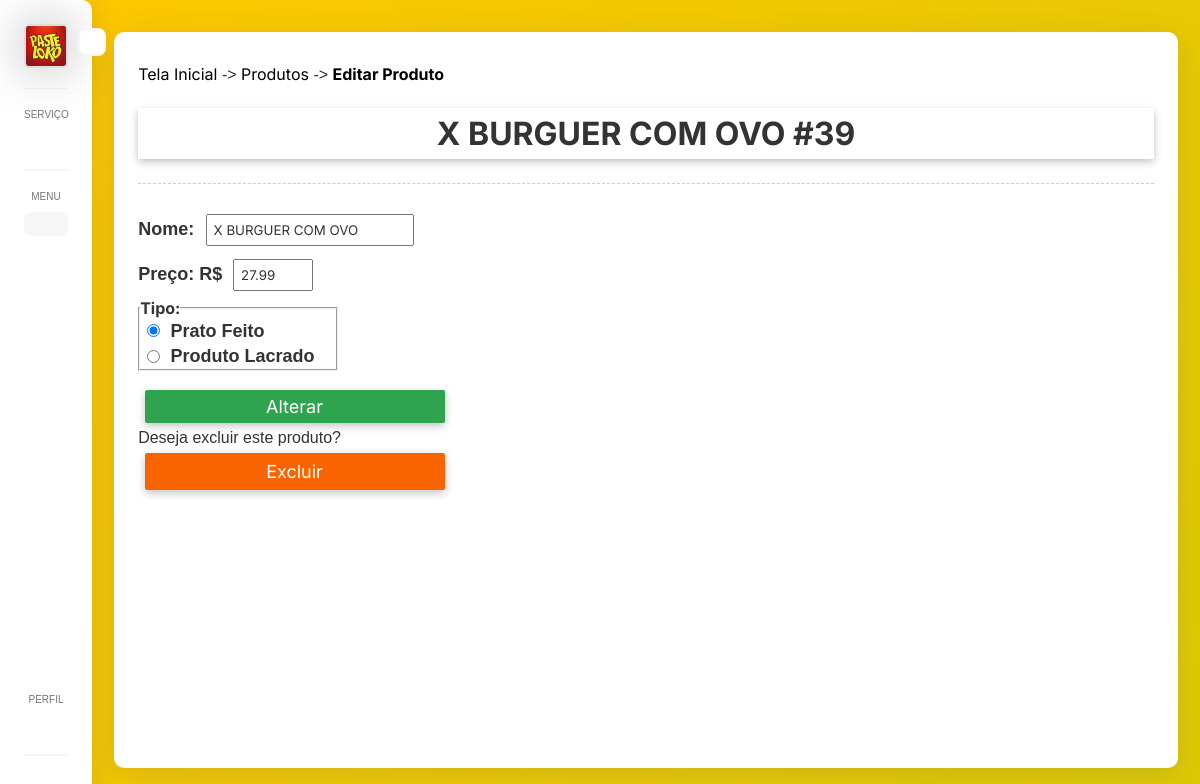
Page /screens/produto/alterar.php?codigo=39 on the committed database.
### tables this page shows
CREATE TABLE `produtos` (
  `codigo` int(11) NOT NULL AUTO_INCREMENT,
  `nome` varchar(45) NOT NULL,
  `preco` decimal(10,2) NOT NULL,
  `tipo` varchar(45) NOT NULL,
  PRIMARY KEY (`codigo`)
);

### db/produto.php (called while the page is built, shortened)
<?php
    include_once("config.php");
    function consultarProdutoPorId($codigo){
        global $pdo;
        $sql = "SELECT * FROM produtos where codigo = :codigo";
        $stm = $pdo->prepare($sql);
        $stm->bindParam(":codigo", $codigo);
        $stm->execute();
        return $stm->fetch(PDO::FETCH_ASSOC);
    }

### screens/produto/index.php (the view, shortened to what this page needs)
<?php
    $cadastrar = basename($_SERVER['PHP_SELF']) === 'cadastrar.php';
?>
<!DOCTYPE html>
<html lang="en">
  <head>
    <link rel="stylesheet" href="/<?=explode('/', $_SERVER['REQUEST_URI'])[1]?>/assets/style.global.css?<?=random_int(100, 999)?>" />
  </head>
  <body>
    <div class="container" style="display: flex;">
        <?php include('../../includes/menu/index.php') ?>
        <div id="pagina" style="display: flex;width: 100%;">
            <div class="background">
               <div class="header-products">
                <p class="product-title"><a class="text-none black" href="#">Tela Inicial</a> -> <a class="text-none black" href="consultar.php">Produtos</a>  -> <span class="bold"><a class="text-none black" href="#"><?= $cadastrar?'Adicionar Produto' : 'Editar Produto' ?></a></span></p>
               </div>
               <div class="titulo-produto">
                    <h1
                    <?php if (!$cadastrar): ?>
                        action="alterar.php"
                    <?php endif; ?>
                    name="fProdutos"
                    data-codigo="<?php echo $resultado['codigo']; ?>"
                    class="fProdutos">
                        <?php echo !$cadastrar ? $resultado['nome'] . " #" . $resultado['codigo'] : 'ADICIONAR PRODUTO'; ?>
                    </h1>
                </div>
               <div class="sublinhado"></div>
               <div class="body-cadastro">
                    <form class="form-alterar-produto" method="POST" action="<?= $cadastrar ? 'cadastrar.php' : 'alterar.php' ?>" name="fProdutos" data-codigo="<?php echo $resultado["codigo"]; ?>" class="fProdutos">
                        <div class="linha1-form">
                            <div>
                                <label for="nome">Nome: </label>
                                <input autocomplete="off" value="<?=$resultado['nome'] ?? ''?>" id="nome" type="text" name="nome" />
                            </div>
                            <div>
                                <label for="preco">Preço: R$</label>
                                <input class="input-preco" autocomplete="off" value="<?=$resultado['preco'] ?? ''?>" placeholder="0.00" id="preco" type="text" name="preco" />
                            </div>
                            <fieldset>
                            <legend for="tipo"><b>Tipo:</b></legend>
                            <div>
                              <input type="radio" id="pratofeito" name="tipo" value="Prato Feito" <?= ($resultado['tipo']??"") === "Prato Feito" ? 'checked' : '' ?>/>
                              <label for="pratofeito">Prato Feito</label>
                            </div>
                            <div>
                              <input type="radio" id="produtolacrado" name="tipo" value="Produto Lacrado" <?= ($resultado['tipo']??"") === "Produto Lacrado" ? 'checked' : '' ?>/>
                              <label for="produtolacrado">Produto Lacrado</label>
                            </div>
                          </fieldset>
                        </div>
                          <input class="button" type="submit" value="<?= $cadastrar?'Adicionar' : 'Alterar' ?>" onclick="addProduto(nome.value,preco.value,tipo.value)" />
                    </form>
                    <div class="excluir-item <?= $cadastrar?'hidden' : '' ?>">
                        <p>Deseja excluir este produto?</p>
                        <input class="button btn-excluir" type="button" value="Excluir">
                    </div>
        </div>
    </div>
  </body>
</html>

### assets/style.global.css (style rules this page uses)
* { margin: 0; padding: 0; box-sizing: border-box; font-family: 'Inter',sans-serif; color: #333333; }
body { background:linear-gradient(120deg,#FFC700,#DEC904); overflow: hidden; }
.container { width: 100%; min-height: 100vh; }
.background { height: 92vh; width: 96%; background-color: white; margin: 4vh 2%; border-radius: 10px; box-shadow: rgba(100, 100, 111, 0.2) 0px 7px 29px 0px; padding: 16px 24px; overflow: hidden; }
.header-products { display: flex; margin: 16px 0px; }
.bold { font-weight: bold; }
.text-none { text-decoration: none; }
.black { color: black; }
.titulo-produto { display: flex; width: 100%; align-items: center; justify-content: center; margin: 24px 0px; padding: 6px; box-shadow: rgba(0, 0, 0, 0.24) 0px 3px 8px; }
.titulo-produto { color: #333333; }
.sublinhado { border-bottom: 1px solid black; }
.sublinhado { border-bottom: 1px dashed #ccc; }
.button { cursor: pointer; padding: 8px 18px; font-size: 18px; color: white; background-color: #2EA44F; box-shadow: rgba(0, 0, 0, 0.24) 0px 3px 8px; border: none; transition: 0.15s; border-radius: 2px; width: 300px; }
.btn-excluir { background-color: #FA6400; }
p, label { font: 1rem 'Fira Sans', sans-serif; }
input { margin: 0.4rem; padding: 5px; }
fieldset { width: 200px; }
.fProdutos { display: flex; flex-direction: column; align-items: flex-start; gap: 4px; }
.form-alterar-produto { margin-top: 24px; display: flex; flex-direction: column; gap: 12px; }
.form-alterar-produto label { font-size: 18px; font-weight: bold; }
.form-alterar-produto input { padding: 6px; }
.form-alterar-produto .input-preco { width: 80px; }

### rows in the picture
produtos: nome "X BURGUER COM OVO", codigo "39", preco "27.99", tipo "☑ Prato Feito", tipo "☐ Produto Lacrado"
